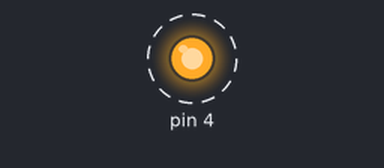
Bench run of a sketch on a simulated Arduino Uno, built with avr-gcc and run on an emulated ATmega328P. Parts: output pins drawn as LEDs (lit = HIGH). Dashed ring = blinking. What the sketch prints to the serial monitor is not drawn.

Above: at 0.3 s.
Timing chart, 0 to 4.6 s (numbered marks = the images above):
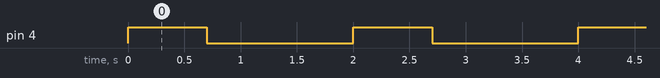

Measured:
- by itself, pin 4: alternates HIGH for 0.70 s and LOW for 1.3 s

The sketch:

digitalWire_pin7_motor.ino
```cpp
void setup() {
  // put your setup code here, to run once:
Serial.begin(9600);
pinMode(4, OUTPUT);
}

void loop() {
  // put your main code here, to run repeatedly:
digitalWrite(4, HIGH);
Serial.println("Motor On");
delay(700);
digitalWrite(4, LOW);
Serial.println("Motor Off");
delay(1300);
}
```
